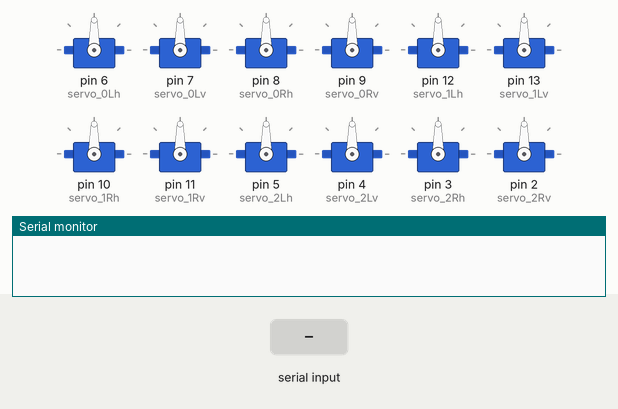
Bench run of a sketch on a simulated Arduino Uno, built with avr-gcc and run on an emulated ATmega328P. Parts: 12 × servo, the last lines printed to the serial monitor. The test bench sets the inputs (shaded band).

Above: at 1.2 s.
1.3 s: "90,45,200\n" received over Serial
At 2.2 s:
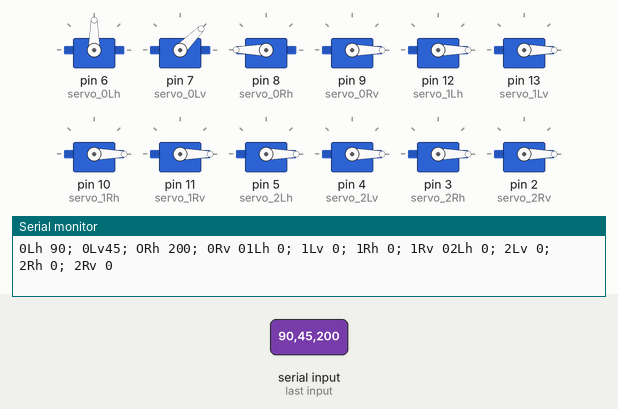
2.8 s: "30,150,10\n" received over Serial
At 3.3 s:
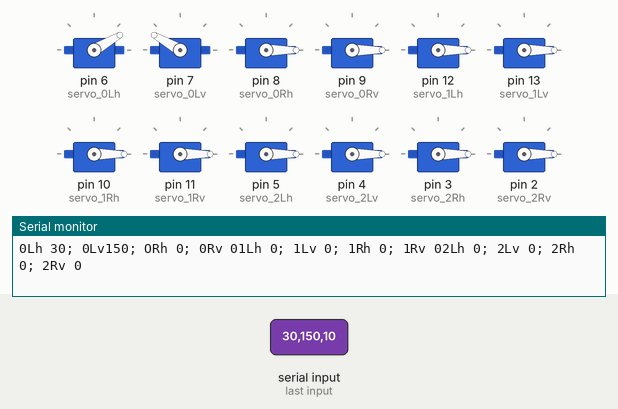
4.3 s: "90,45\n" received over Serial
At 5.5 s:
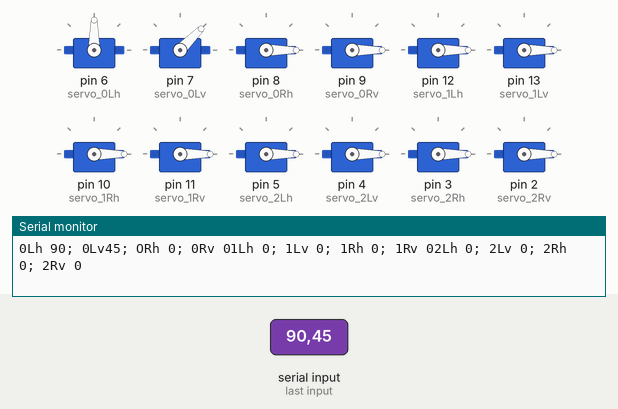
5.8 s: "5\n" received over Serial
At 6.8 s:
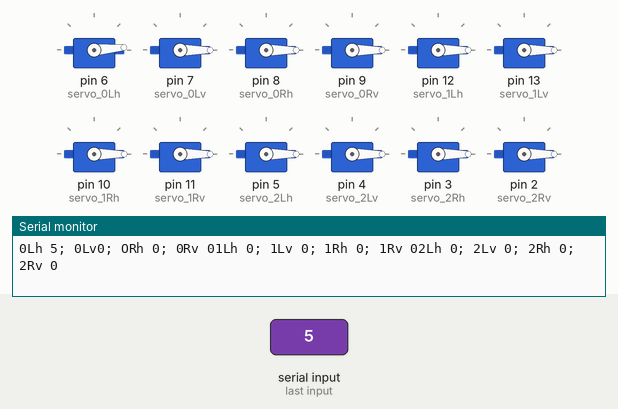
7.3 s: "90\n" received over Serial
At 7.9 s:
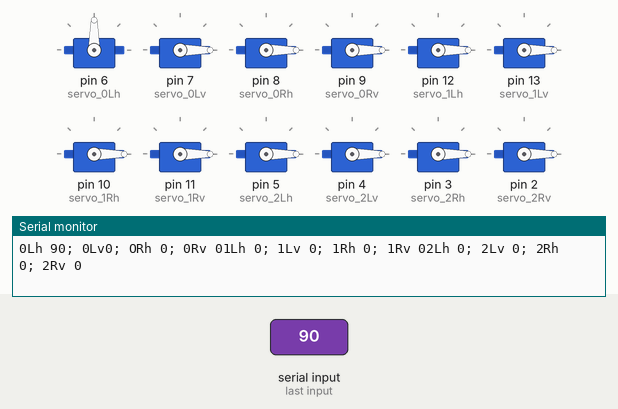
8.8 s: "200\n" received over Serial
At 10.2 s:
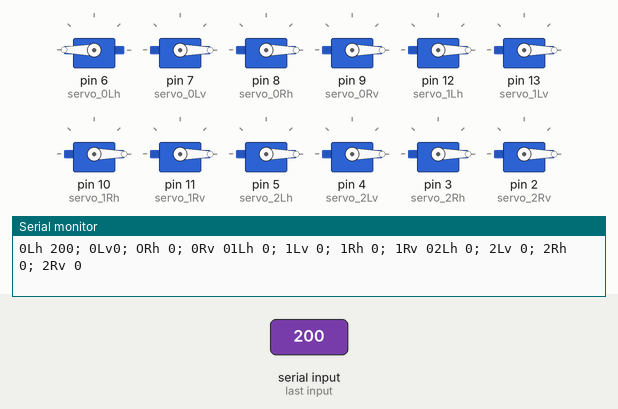
Timing chart, 0 to 11.3 s (numbered marks = the images above; inputs shaded):
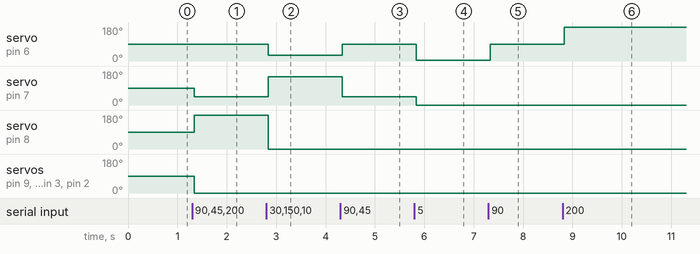

The sketch:

basic_servo.ino
```cpp
#include <Servo.h>

Servo servo_0Rh;
Servo servo_0Rv;

Servo servo_0Lh;
Servo servo_0Lv;

Servo servo_1Rh;
Servo servo_1Rv;

Servo servo_1Lh;
Servo servo_1Lv;

Servo servo_2Rh;
Servo servo_2Rv;

Servo servo_2Lh;
Servo servo_2Lv;

String vals = "";
int val_0Rh, val_0Rv;
int val_0Lh, val_0Lv;

int val_1Rh, val_1Rv;
int val_1Lh, val_1Lv;

int val_2Rh, val_2Rv;
int val_2Lh, val_2Lv;

int BASE_VALUE = 90;

void setup() {
  // put your setup code here, to run once:
  Serial.begin(115200);
  Serial.setTimeout(37);
  servo_0Lh.attach(6);
  servo_0Lv.attach(7);

  servo_0Rh.attach(8);
  servo_0Rv.attach(9);

  servo_1Lh.attach(12);
  servo_1Lv.attach(13);

  servo_1Rh.attach(10);
  servo_1Rv.attach(11);

  servo_2Lh.attach(5);
  servo_2Lv.attach(4);

  servo_2Rh.attach(3);
  servo_2Rv.attach(2);

  servo_0Rh.write(BASE_VALUE);
  servo_0Rv.write(BASE_VALUE);

  servo_0Lh.write(BASE_VALUE);
  servo_0Lv.write(BASE_VALUE);

  servo_1Rh.write(BASE_VALUE);
  servo_1Rv.write(BASE_VALUE);

  servo_1Lh.write(BASE_VALUE);
  servo_1Lv.write(BASE_VALUE);

  servo_2Rh.write(BASE_VALUE);
  servo_2Rv.write(BASE_VALUE);

  servo_2Lh.write(BASE_VALUE);
  servo_2Lv.write(BASE_VALUE);
}


void loop() {
  // check if data is available
}

void serialEvent() {
  vals = Serial.readString();
  val_0Lh = vals.substring(0, 3).toInt();
  val_0Lv = vals.substring(3, 6).toInt();
  val_0Rh = vals.substring(6, 9).toInt();
  val_0Rv = vals.substring(9, 12).toInt();

  val_1Lh = vals.substring(12, 15).toInt();
  val_1Lv = vals.substring(15, 18).toInt();
  val_1Rh = vals.substring(18, 21).toInt();
  val_1Rv = vals.substring(21, 24).toInt();

  val_2Lh = vals.substring(24, 27).toInt();
  val_2Lv = vals.substring(27, 30).toInt();
  val_2Rh = vals.substring(30, 33).toInt();
  val_2Rv = vals.substring(33, 36).toInt();

  servo_0Rv.write(val_0Rv);
  servo_0Rh.write(val_0Rh);
  servo_0Lv.write(val_0Lv);
  servo_0Lh.write(val_0Lh);

  servo_1Rv.write(val_1Rv);
  servo_1Rh.write(val_1Rh);
  servo_1Lv.write(val_1Lv);
  servo_1Lh.write(val_1Lh);

  servo_2Rv.write(val_2Rv);
  servo_2Rh.write(val_2Rh);
  servo_2Lv.write(val_2Lv);
  servo_2Lh.write(val_2Lh);

  String out = "0Lh " + String(val_0Lh) + "; 0Lv" + String(val_0Lv) + "; ORh " + String(val_0Rh) + "; 0Rv " + String(val_0Rv)
  + "1Lh " + String(val_1Lh) + "; 1Lv " + String(val_1Lv) + "; 1Rh " + String(val_1Rh) + "; 1Rv " + String(val_1Rv)
  + "2Lh " + String(val_2Lh) + "; 2Lv " + String(val_2Lv) + "; 2Rh " + String(val_2Rh) + "; 2Rv " + String(val_2Rv);
  Serial.println(out);
}
```

Measured:
- after the input at 1.3 s, servo on pin 7 (servo_0Lv): 90° → 45° at once; servo on pin 8 (servo_0Rh): 90° → 180° at once
- after the input at 2.8 s, servo on pin 6 (servo_0Lh): 90° → 30° at once; servo on pin 7 (servo_0Lv): 45° → 150° at once; servo on pin 8 (servo_0Rh): 180° → 0° at once
- after the input at 4.3 s, servo on pin 6 (servo_0Lh): 30° → 90° at once; servo on pin 7 (servo_0Lv): 150° → 45° at once
- after the input at 5.8 s, servo on pin 6 (servo_0Lh): 90° → 5° at once; servo on pin 7 (servo_0Lv): 45° → 0° at once
- after the input at 7.3 s, servo on pin 6 (servo_0Lh): 5° → 90° at once
- after the input at 8.8 s, servo on pin 6 (servo_0Lh): 90° → 180° at once
